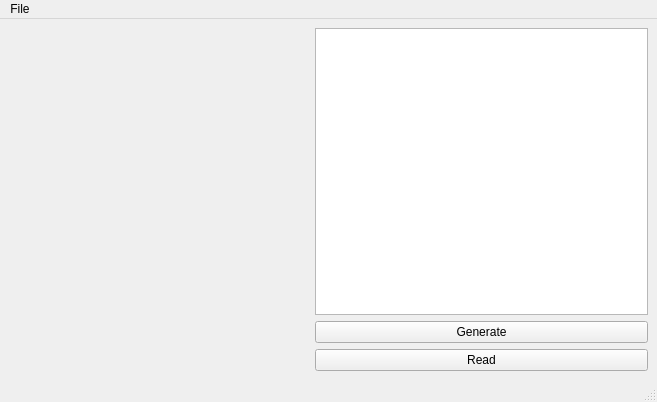
<?xml version="1.0" encoding="UTF-8"?>
<ui version="4.0">
 <class>MainWindow</class>
 <widget class="QMainWindow" name="MainWindow">
  <property name="geometry">
   <rect>
    <x>0</x>
    <y>0</y>
    <width>657</width>
    <height>402</height>
   </rect>
  </property>
  <property name="windowTitle">
   <string>MainWindow</string>
  </property>
  <widget class="QWidget" name="centralwidget">
   <layout class="QHBoxLayout" name="horizontalLayout">
    <item>
     <widget class="QLabel" name="label">
      <property name="minimumSize">
       <size>
        <width>300</width>
        <height>300</height>
       </size>
      </property>
      <property name="text">
       <string/>
      </property>
     </widget>
    </item>
    <item>
     <layout class="QVBoxLayout" name="verticalLayout">
      <item>
       <widget class="QTextEdit" name="textEdit"/>
      </item>
      <item>
       <widget class="QPushButton" name="pushButton">
        <property name="text">
         <string>Generate</string>
        </property>
       </widget>
      </item>
      <item>
       <widget class="QPushButton" name="pushButton_2">
        <property name="text">
         <string>Read</string>
        </property>
       </widget>
      </item>
     </layout>
    </item>
   </layout>
  </widget>
  <widget class="QMenuBar" name="menubar">
   <property name="geometry">
    <rect>
     <x>0</x>
     <y>0</y>
     <width>657</width>
     <height>26</height>
    </rect>
   </property>
   <widget class="QMenu" name="menufile">
    <property name="title">
     <string>File</string>
    </property>
    <addaction name="actionScan"/>
    <addaction name="actionLoad"/>
    <addaction name="actionSave"/>
    <addaction name="actionQuit"/>
   </widget>
   <addaction name="menufile"/>
  </widget>
  <widget class="QStatusBar" name="statusbar"/>
  <action name="actionScan">
   <property name="text">
    <string>Scan</string>
   </property>
  </action>
  <action name="actionLoad">
   <property name="text">
    <string>Load</string>
   </property>
  </action>
  <action name="actionSave">
   <property name="text">
    <string>Save</string>
   </property>
  </action>
  <action name="actionQuit">
   <property name="text">
    <string>Quit</string>
   </property>
  </action>
 </widget>
 <resources/>
 <connections/>
</ui>
